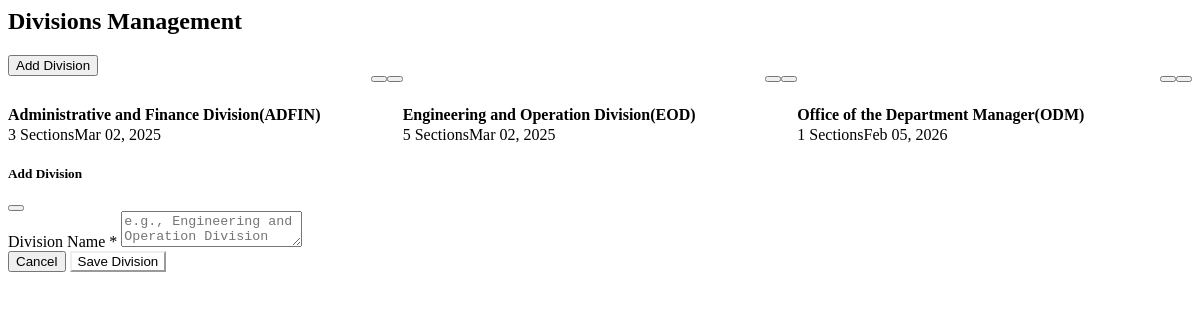
Page /modules/organization/divisions.php on the committed database.
### tables this page shows
CREATE TABLE `location` (
  `location_id` int(11) NOT NULL,
  `location_name` varchar(255) NOT NULL,
  `location_type_id` int(11) NOT NULL,
  `parent_location_id` int(11) DEFAULT NULL,
  `created_at` timestamp NOT NULL DEFAULT current_timestamp(),
  `is_deleted` enum('0','1') NOT NULL DEFAULT '0'
);

### modules/organization/divisions.php (the view, shortened to what this page needs)
<?php
$db = Database::getInstance()->getConnection();
$stmt = $db->query("
    SELECT
        l.location_id as divisionId,
        l.location_name as divisionName,
        l.created_at as createdAt,
        COUNT(s.location_id) as section_count
    FROM location l
    LEFT JOIN location s ON l.location_id = s.parent_location_id AND s.location_type_id = 2 AND s.is_deleted = '0'
    WHERE l.location_type_id = 1 AND l.is_deleted = '0'
    GROUP BY l.location_id
    ORDER BY l.location_name ASC
");
$divisions = $stmt->fetchAll();
?>
<link rel="stylesheet" href="assets/css/divisions.css">
<div class="page-header">
    <h2>Divisions Management</h2>
    <button class="btn btn-primary" onclick="DivisionsManager.openAddModal()">
        Add Division
    </button>
</div>
<?php if (count($divisions) > 0): ?>
<div class="divisions-grid">
    <?php foreach ($divisions as $division): ?>
    <div class="division-card">
        <div class="division-header">
            <div class="division-badge">DIVISION</div>
            <div class="division-actions">
                <button class="btn btn-sm btn-secondary" onclick="DivisionsManager.editDivision(<?php echo $division['divisionId']; ?>)">
                </button>
                <button class="btn btn-sm btn-danger" onclick="DivisionsManager.deleteDivision(<?php echo $division['divisionId']; ?>, '<?php echo htmlspecialchars($division['divisionName'], ENT_QUOTES); ?>')">
                </button>
            </div>
        </div>
        <div class="division-name">
            <?php echo htmlspecialchars($division['divisionName'] ?: 'No name specified'); ?>
        </div>
        <div class="division-meta">
            <span><i class="fas fa-sitemap"></i> <?php echo $division['section_count']; ?> Sections</span>
            <span><i class="fas fa-calendar"></i> <?php echo date('M d, Y', strtotime($division['createdAt'])); ?></span>
        </div>
    </div>
    <?php endforeach; ?>
</div>
<?php endif; ?>
<div class="modal fade" id="divisionModal" tabindex="-1" aria-labelledby="divisionModalTitle" aria-hidden="true" data-bs-backdrop="static" data-bs-keyboard="false">
    <div class="modal-dialog">
        <div class="modal-content">
            <div class="modal-header border-bottom">
                <h5 class="modal-title" id="divisionModalTitle">Add Division</h5>
                <button type="button" class="btn-close" data-bs-dismiss="modal" aria-label="Close"></button>
            </div>
            <form id="divisionForm" onsubmit="DivisionsManager.handleSubmit(event)">
                <div class="modal-body">
                    <div class="form-group">
                        <label for="divisionName">Division Name *</label>
                        <textarea class="form-control" id="divisionName" name="divisionName" required maxlength="255" placeholder="e.g., Engineering and Operation Division (EOD)"></textarea>
                    </div>
                </div>
                <div class="modal-footer border-top">
                    <button type="button" class="btn btn-secondary" data-bs-dismiss="modal">Cancel</button>
                    <button type="submit" class="btn btn-primary" id="submitBtn" style="background-color: var(--primary-green); border-color: var(--primary-green);">
                        Save Division
                    </button>
                </div>
            </form>
        </div>
    </div>
</div>

### public/assets/css/divisions.css (style rules this page uses)
.divisions-grid { display: grid; grid-template-columns: repeat(auto-fill, minmax(340px, 1fr)); gap: var(--space-6); margin-bottom: var(--space-8); }
.division-card { background: var(--bg-white); border: 1px solid var(--border-color); border-radius: var(--radius-lg); padding: var(--space-6); box-shadow: var(--shadow-soft); transition: transform var(--transition-base), box-shadow var(--transition-base); }
.division-header { display: flex; justify-content: space-between; align-items: flex-start; margin-bottom: var(--space-4); padding-bottom: var(--space-4); border-bottom: 2px solid var(--border-color); }
.division-badge { display: inline-block; padding: 5px 13px; background: var(--primary-green); color: #fff; border-radius: var(--radius-sm); font-weight: 700; font-size: var(--text-sm); letter-spacing: 0.5px; text-transform: uppercase; }
.division-actions { display: flex; gap: var(--space-2); }
.division-name { font-size: var(--text-md); font-weight: 600; color: var(--text-dark); margin-bottom: var(--space-3); line-height: 1.4; }
.division-meta { display: flex; align-items: center; gap: var(--space-4); color: var(--text-medium); font-size: var(--text-sm); flex-wrap: wrap; }

### rows in the picture
location: location_name "Administrative and Finance Division(ADFIN)", section_count "3", created_at "Mar 02, 2025"
location: location_name "Engineering and Operation Division(EOD)", section_count "5", created_at "Mar 02, 2025"
location: location_name "Office of the Department Manager(ODM)", section_count "1", created_at "Feb 05, 2026"
